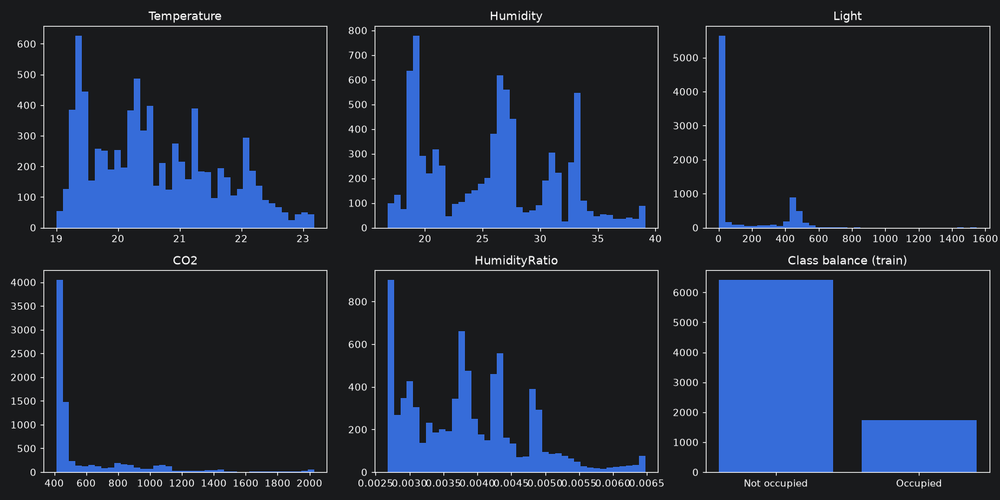
#> input picture lab_2_1/feature_distributions.png, 1000 x 500 px, shrunk from 1540 x 770 before the run
$ python canny.py ../../lab_2_1/feature_distributions.png
#> lines starting #> are read from the running program, lines starting #| are printed output that depends on the picture; after the words box and inside, x2 and y2 are one past the last pixel; in counts of white or black regions, pixels touching at a corner belong together
#!/usr/bin/env python3
"""
Canny edge detector (PC, Python with OpenCV)

Usage:
  python canny.py input.jpg [--out edges.png] [--t1 50] [--t2 150] [--l2]

Notes:
  - --t1 and --t2 are the low/high thresholds
  - --l2 enables the more accurate L2 gradient norm
"""
import argparse

def main():
    ap = argparse.ArgumentParser()
    ap.add_argument("inp", help="input image path")
    ap.add_argument("--out", default="edges.png", help="output image path")
    ap.add_argument("--t1", type=float, default=50.0, help="low threshold")
    ap.add_argument("--t2", type=float, default=150.0, help="high threshold")
    ap.add_argument("--l2", action="store_true", help="use L2gradient=True")
    args = ap.parse_args()

    try:
        import cv2
    except Exception:
        print("This script requires OpenCV. Install with: pip install opencv-python")
        raise

    img = cv2.imread(args.inp, cv2.IMREAD_GRAYSCALE)
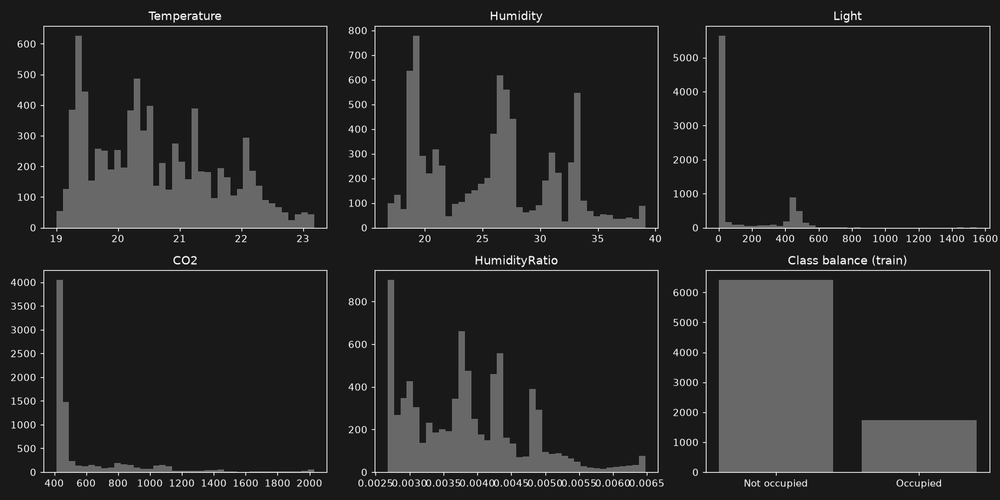
#> img: shape (500, 1000); min 0, max 255, mean 40.9
    if img is None:
        raise SystemExit(f"Failed to read image: {args.inp}")

    edges = cv2.Canny(img, threshold1=args.t1, threshold2=args.t2, L2gradient=args.l2)
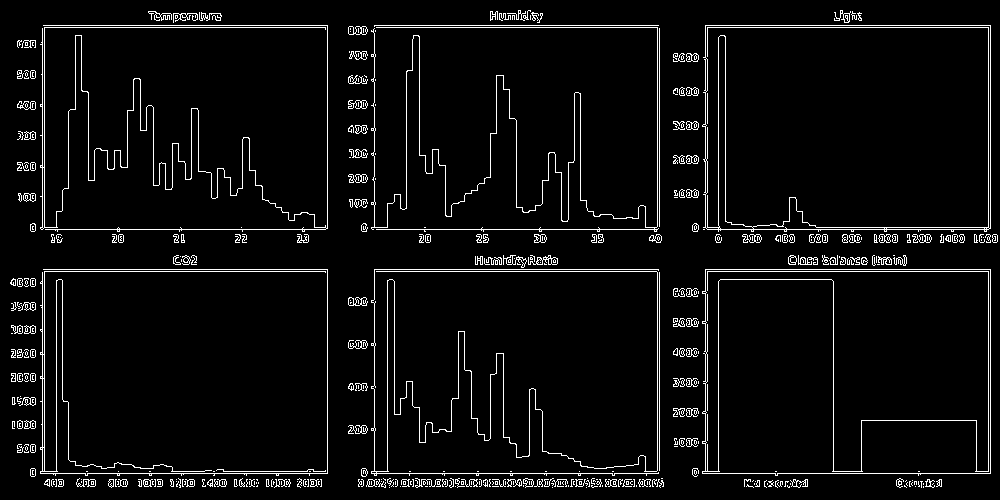
#> edges: shape (500, 1000); 4.9% white in thin lines or dots
    cv2.imwrite(args.out, edges)
    print("Saved:", args.out)

if __name__ == "__main__":
    main()

$ run again, on lab_2_2/lcd/baseline_training_curve.png
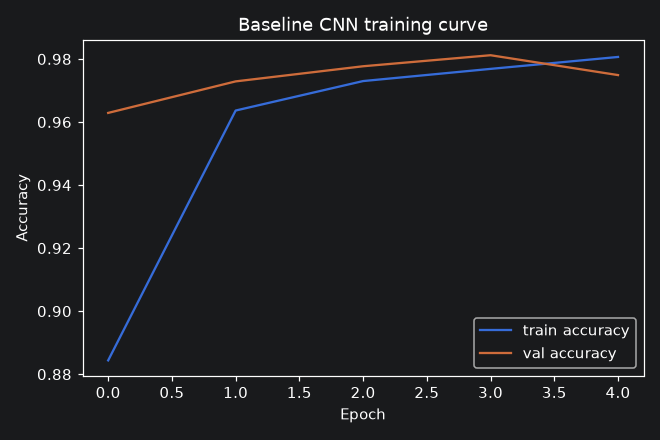
#> input picture lab_2_2/lcd/baseline_training_curve.png, 660 x 440 px
#> in main, `edges = cv2.Canny(img, threshold1=args.t1, threshold2=args.t2, L2gradi..`:
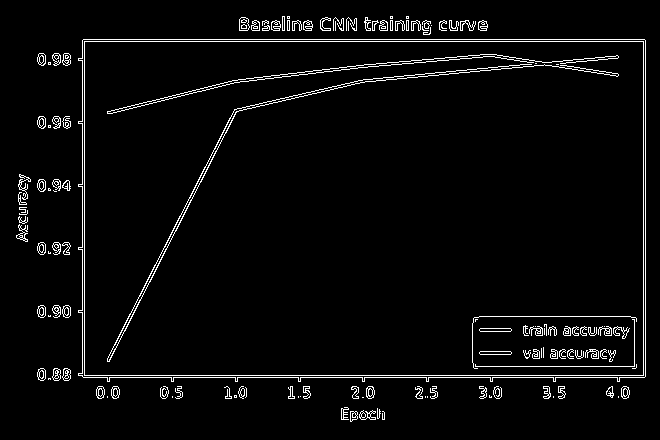
#> edges: shape (440, 660); 3.8% white in thin lines or dots, all inside (x1, y1, x2, y2) = (16, 16, 646, 422)

$ run again, on lab_2_2/lcd/hyperparameter_sweep.png
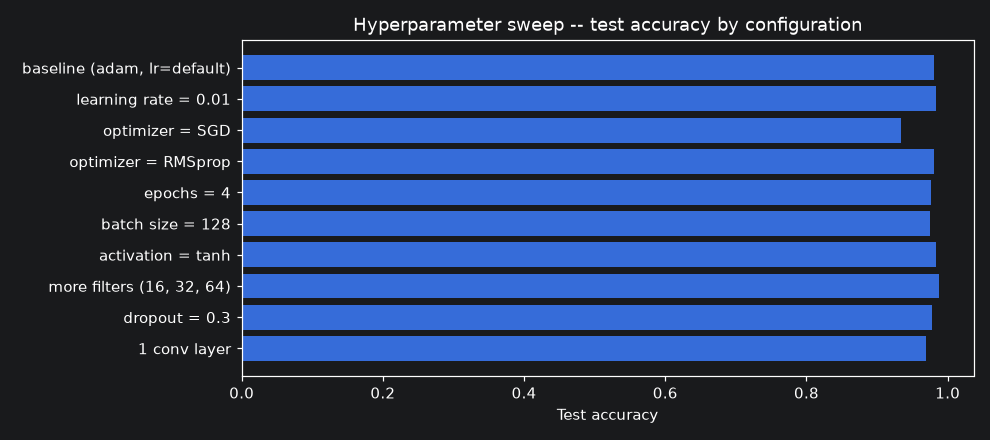
#> input picture lab_2_2/lcd/hyperparameter_sweep.png, 990 x 440 px
#> in main, `img = cv2.imread(args.inp, cv2.IMREAD_GRAYSCALE)`:
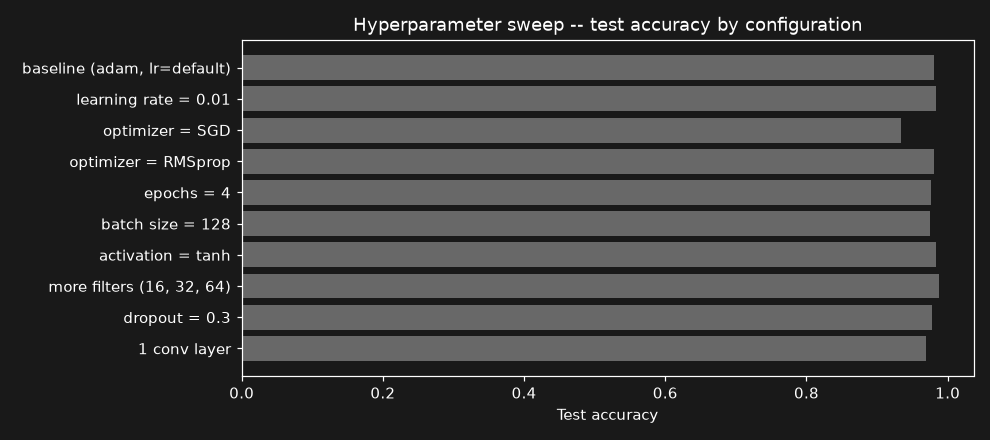
#> img: shape (440, 990); min 25, max 255, mean 60.7
#> in main, `edges = cv2.Canny(img, threshold1=args.t1, threshold2=args.t2, L2gradi..`:
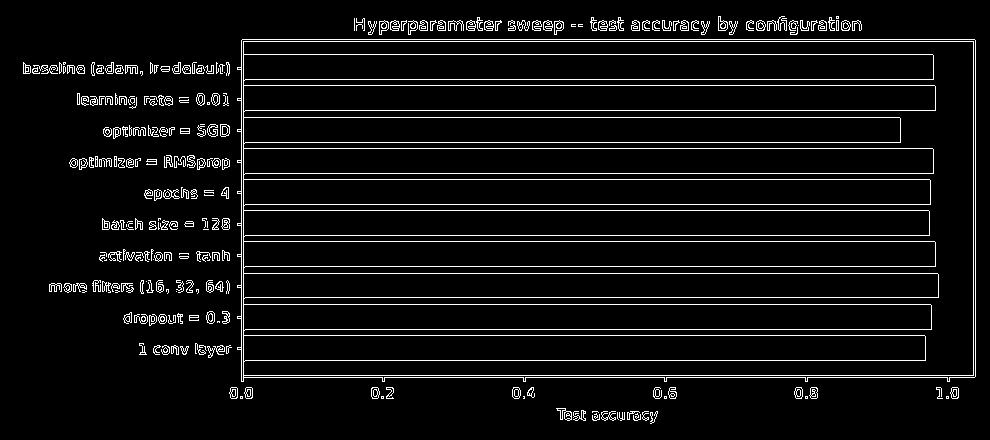
#> edges: shape (440, 990); 6.2% white in thin lines or dots, all inside (x1, y1, x2, y2) = (23, 16, 976, 424)
